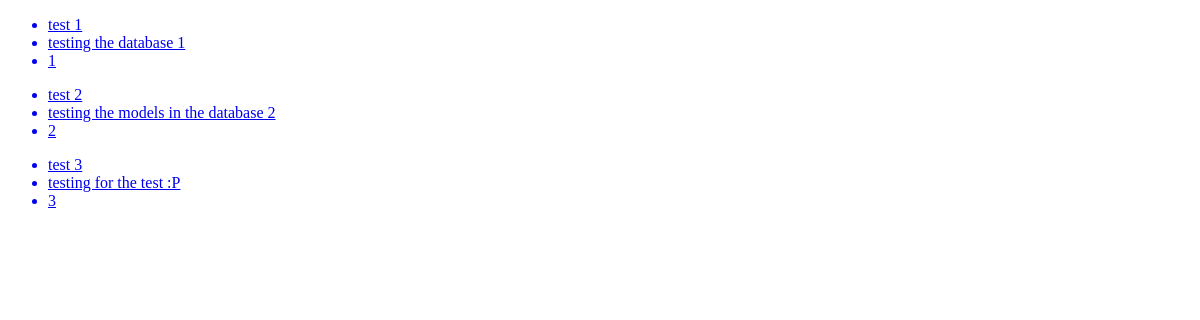
Page /posts/list/ on the earlier database version.
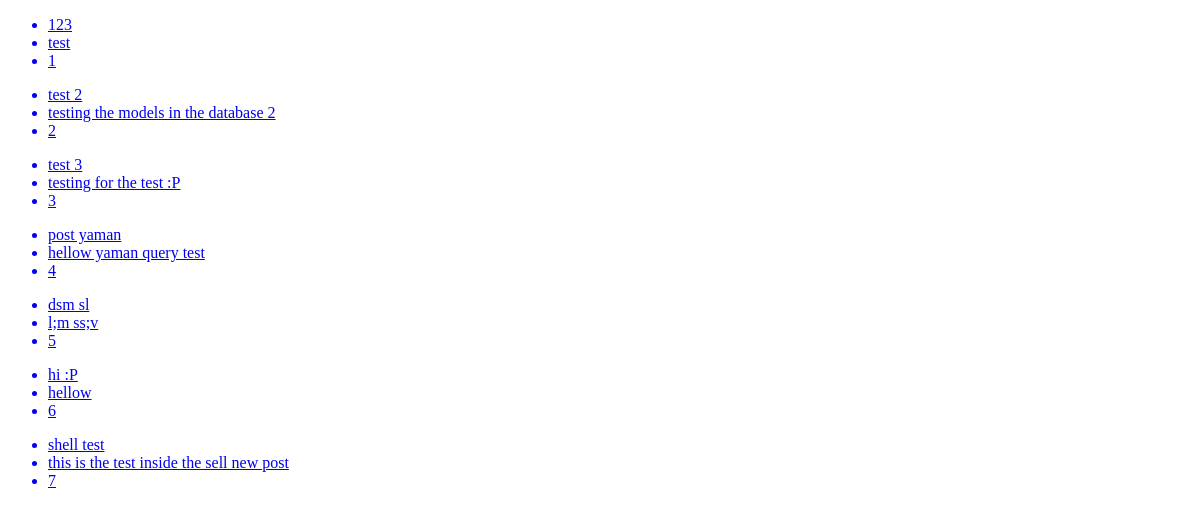
Same page on the later database version.
### posts/models.py (models this page shows, shortened)
class Post(models.Model):
	title = models.CharField(max_length=255)
	content = models.TextField()
	updated = models.DateTimeField(auto_now=True)
	timestamp = models.DateTimeField(auto_now_add=True)
	def get_detail_url(self):
		return reverse("detail", kwargs={"post_id":self.id})

### posts/views.py (the view)
def post_list(request):
	objects = Post.objects.all()
	context = {
		"post_items": objects,
	}
	return render(request, "list.html", context)

### posts/templates/list.html (shortened to what this page needs)
<!DOCTYPE html>
<html>
<head>
</head>
<body>
	{% for item in post_items %}
	<ul>
		<a href="{{item.get_detail_url}}"><li>{{item.title}}</li>
		<li>{{item.content}}</li>
		<li>{{item.id}}</li></a>
	</ul>
	{% endfor %}
</body>
</html>

Differences in the rows shown:
changed Post id 1: title "test 1" → "123"; content "testing the database 1" → "test"
added Post: title "post yaman", content "hellow yaman query test", id "4"
added Post: title "dsm sl", content "l;m ss;v", id "5"
added Post: title "hi :P", content "hellow", id "6"
added Post: title "shell test", content "this is the test inside the sell new post", id "7"
